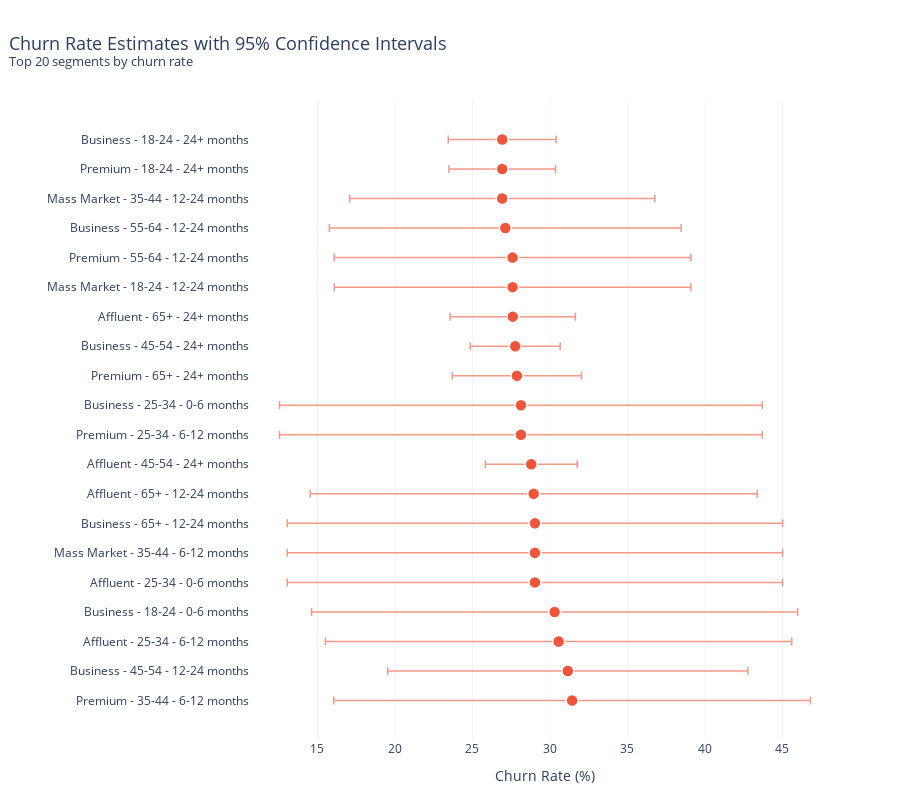

This figure's notebook cell:
### Markdown cell above
### Churn Confidence Intervals

### Code cell
churn_confidence_intervals_query = " SELECT * FROM gold.analytics_churn_rate_confidence_intervals ORDER BY churn_rate_pct DESC LIMIT 20"
churn_confidence_intervals_df = fetch_data(churn_confidence_intervals_query)


churn_confidence_intervals_df['label'] = (churn_confidence_intervals_df['customer_segment'] + ' - ' +
                churn_confidence_intervals_df['age_group'] + ' - ' +
                churn_confidence_intervals_df['tenure_group'])

fig = go.Figure()

fig.add_trace(go.Scatter(
    y=churn_confidence_intervals_df["label"],
    x=churn_confidence_intervals_df["churn_rate_pct"],
    mode="markers",
    marker=dict(
        size=12,
        color="#EF553B",
        line=dict(width=1.5, color="white")
    ),
    error_x=dict(
        type="data",
        symmetric=False,
        array=churn_confidence_intervals_df["churn_rate_ci_upper"] - churn_confidence_intervals_df["churn_rate_pct"],
        arrayminus=churn_confidence_intervals_df["churn_rate_pct"] - churn_confidence_intervals_df["churn_rate_ci_lower"],
        thickness=1.5,
        width=4,
        color="rgba(239,85,59,0.6)"
    ),
    customdata=churn_confidence_intervals_df["total_customers"],
    hovertemplate=(
        "<b>%{y}</b><br>"
        "Churn Rate: <b>%{x:.2f}%</b><br>"
        "Total Customers: %{customdata:,}<extra></extra>"
    )
))

# ---------- Axis Styling ----------
fig.update_xaxes(
    title="Churn Rate (%)",
    showgrid=True,
    gridcolor="rgba(0,0,0,0.05)",
    zeroline=False
)

fig.update_yaxes(
    title="",
    showgrid=False
)

# ---------- Layout ----------
fig.update_layout(
    title=dict(
        text="Churn Rate Estimates with 95% Confidence Intervals<br>"
             "<sup>Top 20 segments by churn rate</sup>",
        x=0.01,
        font=dict(size=18)
    ),
    template="plotly_white",
    height=800,
    margin=dict(l=250, r=60, t=100, b=60)
)

fig.show()

### Figure 1 — Plotly figure (JSON) as saved in the notebook; plotly's stock layout.template omitted (floating-point values rounded to 4 significant figures)
{"data": [{"customdata": [35.0, 61.0, 36.0, 33.0, 31.0, 31.0, 31.0, 38.0, 896.0, 32.0, 32.0, 445.0, 915.0, 471.0, 58.0, 58.0, 59.0, 78.0, 639.0, 624.0], "error_x": {"array": [15.38, 11.62, 15.04, 15.68, 15.98, 15.98, 15.98, 14.42, 2.97, 15.57, 15.57, 4.16, 2.9, 4.04, 11.5, 11.5, 11.34, 9.85, 3.44, 3.48], "arrayminus": [15.38, 11.62, 15.05, 15.68, 15.98, 15.98, 15.98, 14.42, 2.96, 15.58, 15.58, 4.17, 2.9, 4.04, 11.51, 11.51, 11.35, 9.84, 3.44, 3.48], "color": "rgba(239,85,59,0.6)", "symmetric": false, "thickness": 1.5, "type": "data", "width": 4}, "hovertemplate": "<b>%{y}</b><br>Churn Rate: <b>%{x:.2f}%</b><br>Total Customers: %{customdata:,}<extra></extra>", "marker": {"color": "#EF553B", "line": {"color": "white", "width": 1.5}, "size": 12}, "mode": "markers", "type": "scatter", "x": [31.43, 31.15, 30.56, 30.3, 29.03, 29.03, 29.03, 28.95, 28.79, 28.13, 28.13, 27.87, 27.76, 27.6, 27.59, 27.59, 27.12, 26.92, 26.92, 26.92], "y": ["Premium - 35-44 - 6-12 months", "Business - 45-54 - 12-24 months", "Affluent - 25-34 - 6-12 months", "Business - 18-24 - 0-6 months", "Affluent - 25-34 - 0-6 months", "Mass Market - 35-44 - 6-12 months", "Business - 65+ - 12-24 months", "Affluent - 65+ - 12-24 months", "Affluent - 45-54 - 24+ months", "Premium - 25-34 - 6-12 months", "Business - 25-34 - 0-6 months", "Premium - 65+ - 24+ months", "Business - 45-54 - 24+ months", "Affluent - 65+ - 24+ months", "Mass Market - 18-24 - 12-24 months", "Premium - 55-64 - 12-24 months", "Business - 55-64 - 12-24 months", "Mass Market - 35-44 - 12-24 months", "Premium - 18-24 - 24+ months", "Business - 18-24 - 24+ months"]}], "layout": {"height": 800, "margin": {"b": 60, "l": 250, "r": 60, "t": 100}, "title": {"font": {"size": 18}, "text": "Churn Rate Estimates with 95% Confidence Intervals<br><sup>Top 20 segments by churn rate</sup>", "x": 0.01}, "xaxis": {"gridcolor": "rgba(0,0,0,0.05)", "showgrid": true, "title": {"text": "Churn Rate (%)"}, "zeroline": false}, "yaxis": {"showgrid": false, "title": {"text": ""}}}}
